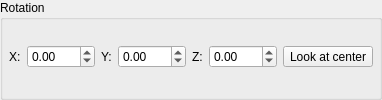
             <widget class="QGroupBox" name="horizontalGroupBox_4">
              <property name="title">
               <string>Rotation</string>
              </property>
              <layout class="QVBoxLayout" name="verticalLayout_13">
               <property name="leftMargin">
                <number>6</number>
               </property>
               <property name="topMargin">
                <number>2</number>
               </property>
               <property name="rightMargin">
                <number>6</number>
               </property>
               <property name="bottomMargin">
                <number>5</number>
               </property>
               <item>
                <layout class="QHBoxLayout" name="horizontalLayout_7">
                 <item>
                  <layout class="QHBoxLayout" name="horizontalLayout_11">
                   <item>
                    <widget class="QLabel" name="label_14">
                     <property name="text">
                      <string>X:</string>
                     </property>
                    </widget>
                   </item>
                   <item>
                    <widget class="QDoubleSpinBox" name="rx">
                     <property name="decimals">
                      <number>2</number>
                     </property>
                     <property name="minimum">
                      <double>-360.000000000000000</double>
                     </property>
                     <property name="maximum">
                      <double>360.000000000000000</double>
                     </property>
                    </widget>
                   </item>
                  </layout>
                 </item>
                 <item>
                  <layout class="QHBoxLayout" name="horizontalLayout_12">
                   <item>
                    <widget class="QLabel" name="label_15">
                     <property name="text">
                      <string>Y:</string>
                     </property>
                    </widget>
                   </item>
                   <item>
                    <widget class="QDoubleSpinBox" name="ry">
                     <property name="minimum">
                      <double>-360.000000000000000</double>
                     </property>
                     <property name="maximum">
                      <double>360.000000000000000</double>
                     </property>
                    </widget>
                   </item>
                  </layout>
                 </item>
                 <item>
                  <layout class="QHBoxLayout" name="horizontalLayout_13">
                   <item>
                    <widget class="QLabel" name="label_16">
                     <property name="text">
                      <string>Z:</string>
                     </property>
                    </widget>
                   </item>
                   <item>
                    <widget class="QDoubleSpinBox" name="rz">
                     <property name="minimum">
                      <double>-360.000000000000000</double>
                     </property>
                     <property name="maximum">
                      <double>360.000000000000000</double>
                     </property>
                    </widget>
                   </item>
                  </layout>
                 </item>
                 <item>
                  <widget class="QToolButton" name="center">
                   <property name="sizePolicy">
                    <sizepolicy hsizetype="Minimum" vsizetype="Fixed">
                     <horstretch>0</horstretch>
                     <verstretch>0</verstretch>
                    </sizepolicy>
                   </property>
                   <property name="text">
                    <string>Look at center</string>
                   </property>
                  </widget>
                 </item>
                </layout>
               </item>
              </layout>
             </widget>
